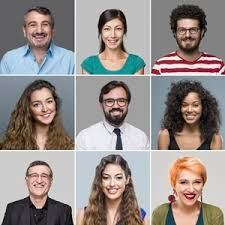
#> input picture faces2.jpeg, 225 x 225 px, given in place of the camera
$ python video_background_blurring.py
#> lines starting #> are read from the running program, lines starting #| are printed output that depends on the picture; after the words box and inside, x2 and y2 are one past the last pixel; in counts of white or black regions, pixels touching at a corner belong together
# -*- coding: utf-8 -*-
"""
Created on Sat Jul 22 10:51:24 2023

@author: nitu
"""

import cv2

if __name__=="__main__":
    video= cv2.VideoCapture(0)
    face_detector= cv2.CascadeClassifier("D:\\Profile_building\\Face_detection and blurring\\haarcascade_frontalface_default.xml")

    while True:
        ret,frame= video.read()
#> frame is the input picture: shape (225, 225, 3); mean B, G, R 137.9, 141.2, 149.4
        frame_copy= frame.copy()
        if ret== False:
            continue
        frame_gray= cv2.cvtColor(frame, cv2.COLOR_BGR2GRAY)
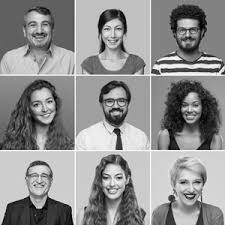
#> frame_gray: shape (225, 225); min 0, max 255, mean 143.2
        detections= face_detector.detectMultiScale(frame_gray, scaleFactor= 1.1)
#> detections = [[23, 13, 32, 32], [99, 19, 28, 28], [173, 18, 30, 30], [28, 91, 30, 30], [101, 89, 31, 31], [176, 94, 28, 28], [25, 165, 28, 28], [97, 166, 33, 33], [172, 169, 37, 37]]
        frame_copy= cv2.blur(frame,(80,80))
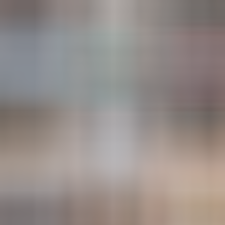
#> frame_copy: shape (225, 225, 3); mean B, G, R 137.8, 141.1, 149.3
        for (x,y,w,h) in detections:
            #frame= cv2.rectangle(frame,(x,y), (x+w, y+h), (255,0,0),2)
            frame_copy[y:y+h,x:x+h]= frame[y:y+h,x:x+h]
#> this loop made 9 passes
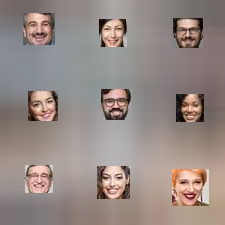
#> frame_copy: shape (225, 225, 3); 16.98% of pixels changed, all inside (x1, y1, x2, y2) = (23, 13, 209, 206)

        cv2.imshow('frame', frame_copy)

        if cv2.waitKey(1) & 0xFF == ord('q'):
#> (key q is pressed here)
            break

    video.release()
    cv2.destroyAllWindows()

$ run again, on faces3.jpeg
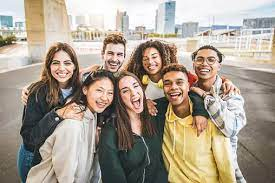
#> input picture faces3.jpeg, 275 x 183 px, given in place of the camera
#> frame is the input picture: shape (183, 275, 3); mean B, G, R 142.5, 157.2, 168.5
#> `frame_gray= cv2.cvtColor(frame, cv2.COLOR_BGR2GRAY)`:
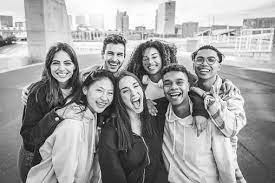
#> frame_gray: shape (183, 275); min 1, max 255, mean 158.9
#> detections = [[100, 43, 29, 29], [138, 48, 26, 26], [191, 49, 28, 28], [48, 53, 28, 28], [158, 70, 32, 32], [89, 80, 29, 29]]
#> the loop `for (x,y,w,h) in detections:` made 6 passes
#> after the loop `for (x,y,w,h) in detections:`:
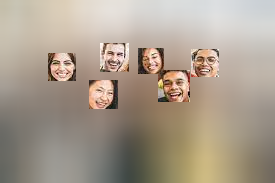
#> frame_copy: shape (183, 275, 3); mean B, G, R 141.7, 156.7, 169.2

$ run again, on people1.jpg
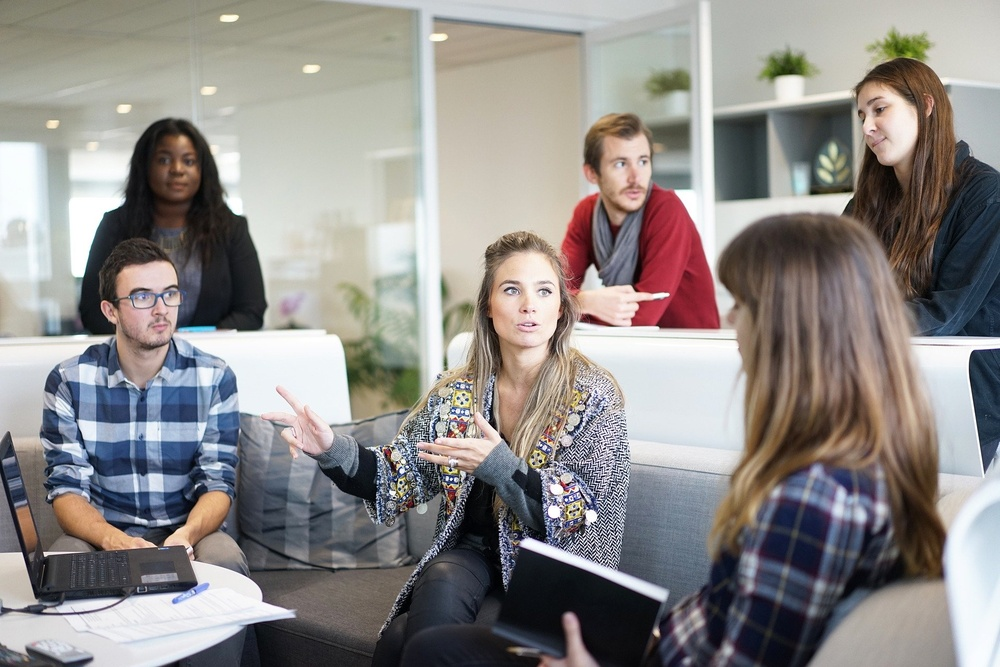
#> input picture people1.jpg, 1000 x 667 px, shrunk from 1920 x 1280 before the run, given in place of the camera
#> frame is the input picture: shape (667, 1000, 3); mean B, G, R 136.9, 139, 142.8
#> `frame_gray= cv2.cvtColor(frame, cv2.COLOR_BGR2GRAY)`:
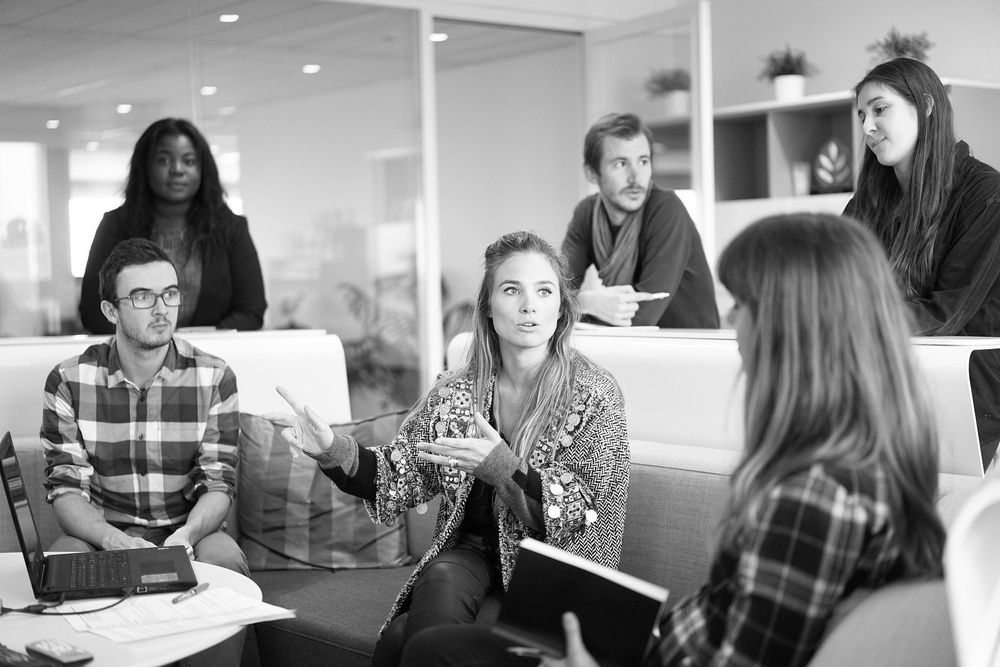
#> frame_gray: shape (667, 1000); min 0, max 255, mean 139.9
#> detections = [[146, 136, 62, 62], [598, 136, 67, 67], [484, 257, 88, 88], [118, 264, 77, 77], [850, 80, 79, 79]]
#> the loop `for (x,y,w,h) in detections:` made 5 passes
#> after the loop `for (x,y,w,h) in detections:`:
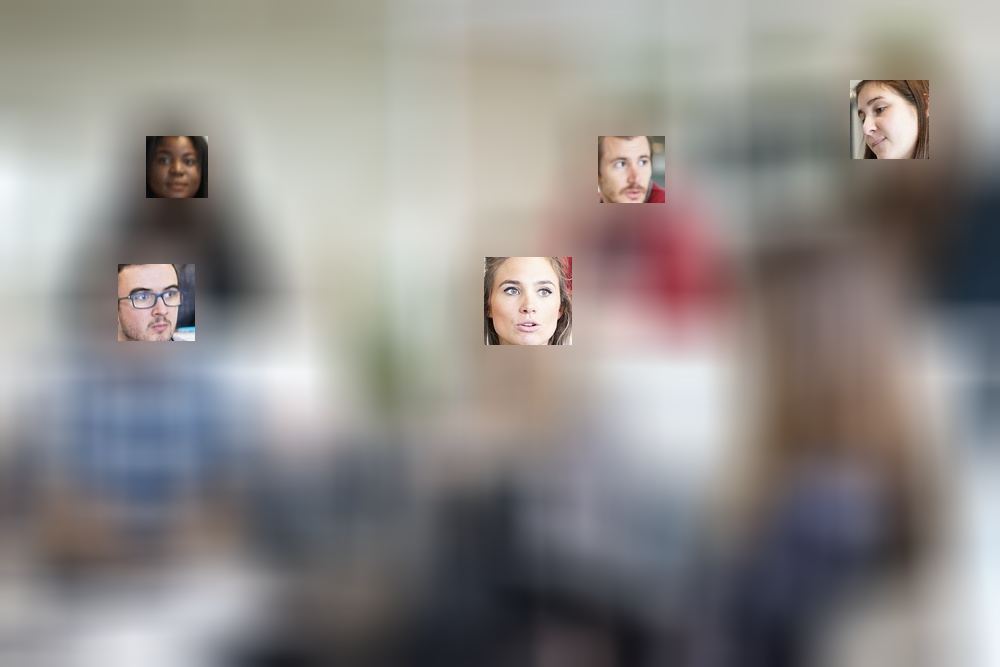
#> frame_copy: shape (667, 1000, 3); mean B, G, R 137.2, 139.4, 143.4
